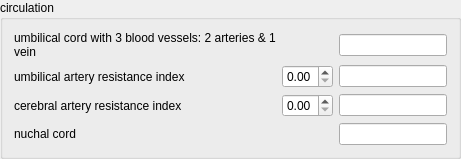
       <widget class="QGroupBox" name="fetus5CirculationGroupBox">
        <property name="title">
         <string>circulation</string>
        </property>
        <layout class="QGridLayout" name="gridLayout_30">
         <item row="0" column="0">
          <widget class="QLabel" name="fetus5UmbilicalCordLabel">
           <property name="text">
            <string>umbilical cord with 3 blood vessels: 2 arteries &amp; 1 vein</string>
           </property>
           <property name="wordWrap">
            <bool>true</bool>
           </property>
          </widget>
         </item>
         <item row="0" column="1">
          <layout class="QHBoxLayout" name="fetus5UmbilicalCordRadioLayout"/>
         </item>
         <item row="0" column="2">
          <widget class="QLineEdit" name="fetus5UmbilicalCordLineEdit"/>
         </item>
         <item row="1" column="0">
          <widget class="QLabel" name="fetus5UmbilicalArteryLabel">
           <property name="text">
            <string>umbilical artery resistance index</string>
           </property>
           <property name="wordWrap">
            <bool>true</bool>
           </property>
          </widget>
         </item>
         <item row="1" column="1">
          <widget class="QDoubleSpinBox" name="fetus5UmbilicalArteryDoubleSpinBox">
           <property name="maximum">
            <double>1.000000000000000</double>
           </property>
          </widget>
         </item>
         <item row="1" column="2">
          <widget class="QLineEdit" name="fetus5UmbilicalArteryLineEdit"/>
         </item>
         <item row="2" column="0">
          <widget class="QLabel" name="fetus5CerebralArteryLabel">
           <property name="text">
            <string>cerebral artery resistance index</string>
           </property>
           <property name="wordWrap">
            <bool>true</bool>
           </property>
          </widget>
         </item>
         <item row="2" column="1">
          <widget class="QDoubleSpinBox" name="fetus5CerebralArteryDoubleSpinBox">
           <property name="maximum">
            <double>1.000000000000000</double>
           </property>
          </widget>
         </item>
         <item row="2" column="2">
          <widget class="QLineEdit" name="fetus5CerebralArteryLineEdit"/>
         </item>
         <item row="3" column="0">
          <widget class="QLabel" name="fetus5NuchalCordLabel">
           <property name="text">
            <string>nuchal cord</string>
           </property>
          </widget>
         </item>
         <item row="3" column="1">
          <layout class="QHBoxLayout" name="fetus5NuchalCordRadioLayout"/>
         </item>
         <item row="3" column="2">
          <widget class="QLineEdit" name="fetus5NuchalCordLineEdit"/>
         </item>
        </layout>
       </widget>
